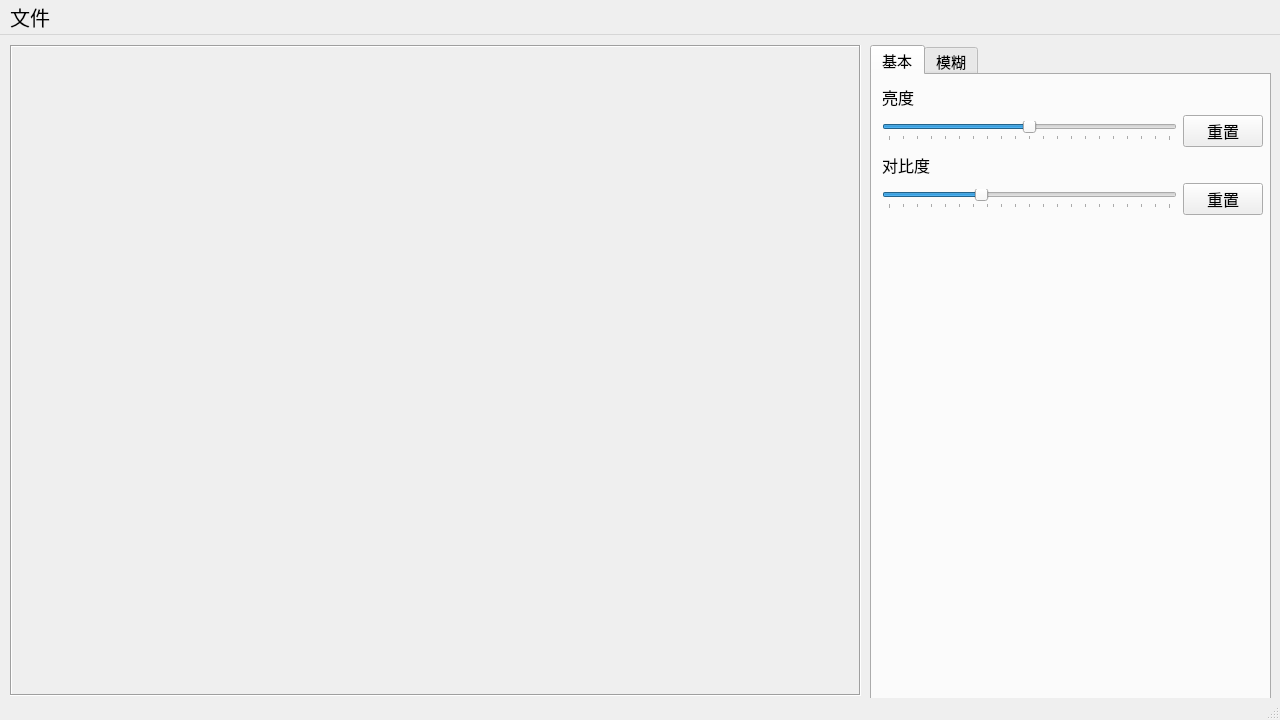
<?xml version="1.0" encoding="UTF-8"?>
<ui version="4.0">
 <class>MainWindow</class>
 <widget class="QMainWindow" name="MainWindow">
  <property name="geometry">
   <rect>
    <x>0</x>
    <y>0</y>
    <width>1280</width>
    <height>720</height>
   </rect>
  </property>
  <property name="minimumSize">
   <size>
    <width>1280</width>
    <height>720</height>
   </size>
  </property>
  <property name="windowTitle">
   <string>QuickEnhance</string>
  </property>
  <widget class="QWidget" name="centralwidget">
   <widget class="QLabel" name="image">
    <property name="geometry">
     <rect>
      <x>10</x>
      <y>10</y>
      <width>851</width>
      <height>651</height>
     </rect>
    </property>
    <property name="frameShape">
     <enum>QFrame::Shape::Box</enum>
    </property>
    <property name="frameShadow">
     <enum>QFrame::Shadow::Sunken</enum>
    </property>
    <property name="lineWidth">
     <number>1</number>
    </property>
    <property name="alignment">
     <set>Qt::AlignmentFlag::AlignLeading|Qt::AlignmentFlag::AlignLeft|Qt::AlignmentFlag::AlignVCenter</set>
    </property>
   </widget>
   <widget class="QTabWidget" name="tabWidget">
    <property name="geometry">
     <rect>
      <x>870</x>
      <y>10</y>
      <width>401</width>
      <height>661</height>
     </rect>
    </property>
    <property name="font">
     <font>
      <pointsize>11</pointsize>
     </font>
    </property>
    <property name="currentIndex">
     <number>0</number>
    </property>
    <widget class="QWidget" name="basic">
     <attribute name="title">
      <string>基本</string>
     </attribute>
     <widget class="QWidget" name="verticalLayoutWidget">
      <property name="geometry">
       <rect>
        <x>10</x>
        <y>10</y>
        <width>381</width>
        <height>621</height>
       </rect>
      </property>
      <layout class="QVBoxLayout" name="basic">
       <item>
        <widget class="QLabel" name="brightnesText">
         <property name="font">
          <font>
           <pointsize>12</pointsize>
          </font>
         </property>
         <property name="text">
          <string>亮度</string>
         </property>
        </widget>
       </item>
       <item>
        <layout class="QHBoxLayout" name="horizontalLayout_2">
         <item>
          <widget class="QSlider" name="brightnessSlider">
           <property name="minimum">
            <number>-50</number>
           </property>
           <property name="maximum">
            <number>50</number>
           </property>
           <property name="value">
            <number>0</number>
           </property>
           <property name="sliderPosition">
            <number>0</number>
           </property>
           <property name="orientation">
            <enum>Qt::Orientation::Horizontal</enum>
           </property>
           <property name="tickPosition">
            <enum>QSlider::TickPosition::TicksBelow</enum>
           </property>
           <property name="tickInterval">
            <number>5</number>
           </property>
          </widget>
         </item>
         <item>
          <widget class="QPushButton" name="brightnessResetButton">
           <property name="font">
            <font>
             <pointsize>12</pointsize>
            </font>
           </property>
           <property name="text">
            <string>重置</string>
           </property>
          </widget>
         </item>
        </layout>
       </item>
       <item>
        <widget class="QLabel" name="contrastText">
         <property name="font">
          <font>
           <pointsize>12</pointsize>
          </font>
         </property>
         <property name="text">
          <string>对比度</string>
         </property>
        </widget>
       </item>
       <item>
        <layout class="QHBoxLayout" name="horizontalLayout">
         <item>
          <widget class="QSlider" name="contrastSlider">
           <property name="maximum">
            <number>100</number>
           </property>
           <property name="value">
            <number>33</number>
           </property>
           <property name="orientation">
            <enum>Qt::Orientation::Horizontal</enum>
           </property>
           <property name="tickPosition">
            <enum>QSlider::TickPosition::TicksBelow</enum>
           </property>
           <property name="tickInterval">
            <number>5</number>
           </property>
          </widget>
         </item>
         <item>
          <widget class="QPushButton" name="contrastResetButton">
           <property name="font">
            <font>
             <pointsize>12</pointsize>
            </font>
           </property>
           <property name="text">
            <string>重置</string>
           </property>
          </widget>
         </item>
        </layout>
       </item>
       <item>
        <spacer name="verticalSpacer">
         <property name="orientation">
          <enum>Qt::Orientation::Vertical</enum>
         </property>
         <property name="sizeHint" stdset="0">
          <size>
           <width>20</width>
           <height>40</height>
          </size>
         </property>
        </spacer>
       </item>
      </layout>
     </widget>
    </widget>
    <widget class="QWidget" name="blur">
     <attribute name="title">
      <string>模糊</string>
     </attribute>
     <widget class="QWidget" name="verticalLayoutWidget_2">
      <property name="geometry">
       <rect>
        <x>10</x>
        <y>10</y>
        <width>381</width>
        <height>621</height>
       </rect>
      </property>
      <layout class="QVBoxLayout" name="verticalLayout">
       <item>
        <widget class="QRadioButton" name="blurRadioButton">
         <property name="font">
          <font>
           <pointsize>12</pointsize>
          </font>
         </property>
         <property name="text">
          <string>均值</string>
         </property>
         <property name="checked">
          <bool>true</bool>
         </property>
        </widget>
       </item>
       <item>
        <widget class="QRadioButton" name="gaussianRadioButton">
         <property name="font">
          <font>
           <pointsize>12</pointsize>
          </font>
         </property>
         <property name="text">
          <string>高斯</string>
         </property>
        </widget>
       </item>
       <item>
        <widget class="QRadioButton" name="medianRadioButton">
         <property name="font">
          <font>
           <pointsize>11</pointsize>
          </font>
         </property>
         <property name="text">
          <string>中值滤波</string>
         </property>
        </widget>
       </item>
       <item>
        <widget class="QRadioButton" name="bilateralRadioButton">
         <property name="font">
          <font>
           <pointsize>12</pointsize>
          </font>
         </property>
         <property name="text">
          <string>双边滤波</string>
         </property>
        </widget>
       </item>
       <item>
        <layout class="QHBoxLayout" name="horizontalLayout_3">
         <item>
          <widget class="QSlider" name="blurSlider">
           <property name="maximum">
            <number>33</number>
           </property>
           <property name="value">
            <number>1</number>
           </property>
           <property name="orientation">
            <enum>Qt::Orientation::Horizontal</enum>
           </property>
           <property name="tickPosition">
            <enum>QSlider::TickPosition::TicksBelow</enum>
           </property>
           <property name="tickInterval">
            <number>1</number>
           </property>
          </widget>
         </item>
         <item>
          <widget class="QPushButton" name="blurResetButton">
           <property name="font">
            <font>
             <pointsize>12</pointsize>
            </font>
           </property>
           <property name="text">
            <string>重置</string>
           </property>
          </widget>
         </item>
        </layout>
       </item>
       <item>
        <spacer name="verticalSpacer_2">
         <property name="orientation">
          <enum>Qt::Orientation::Vertical</enum>
         </property>
         <property name="sizeHint" stdset="0">
          <size>
           <width>20</width>
           <height>40</height>
          </size>
         </property>
        </spacer>
       </item>
      </layout>
     </widget>
    </widget>
   </widget>
  </widget>
  <widget class="QMenuBar" name="menubar">
   <property name="geometry">
    <rect>
     <x>0</x>
     <y>0</y>
     <width>1280</width>
     <height>25</height>
    </rect>
   </property>
   <property name="font">
    <font>
     <pointsize>15</pointsize>
    </font>
   </property>
   <widget class="QMenu" name="menuQuickEnhance">
    <property name="font">
     <font>
      <pointsize>12</pointsize>
     </font>
    </property>
    <property name="title">
     <string>文件</string>
    </property>
    <addaction name="actionload"/>
    <addaction name="actionsave"/>
   </widget>
   <addaction name="menuQuickEnhance"/>
  </widget>
  <widget class="QStatusBar" name="statusbar"/>
  <action name="actionload">
   <property name="text">
    <string>读取</string>
   </property>
  </action>
  <action name="actionsave">
   <property name="text">
    <string>另存为</string>
   </property>
  </action>
 </widget>
 <resources/>
 <connections/>
</ui>
